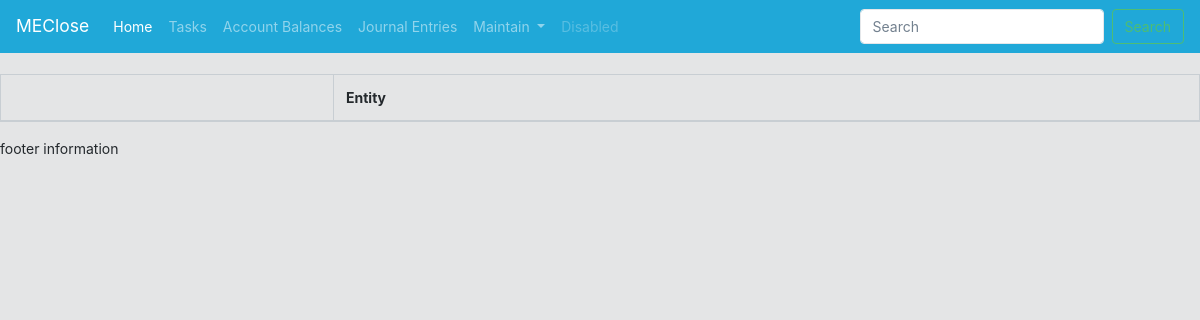
The app's page /ClosePortal/entities/, older data.
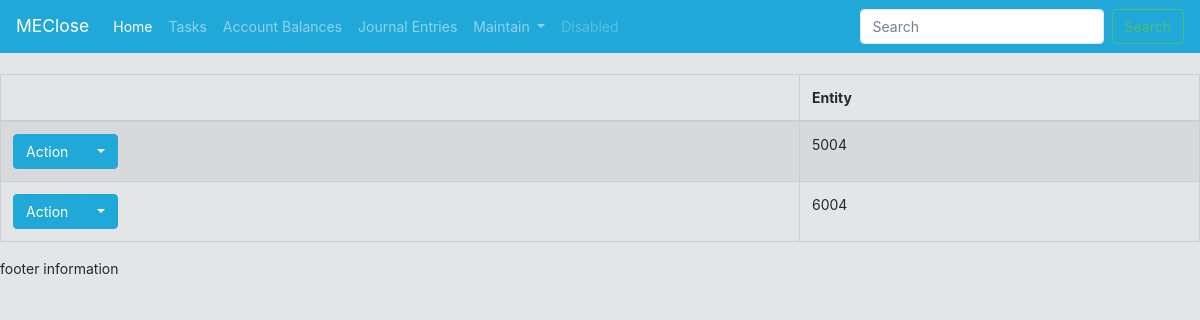
The same page, newer data.
### CloseApplication/models.py (models this page shows, shortened)
class userDefinedEntity(models.Model):
    entity = models.CharField(max_length=200, default="Select Entity")

### CloseApplication/views.py (the view)
# urls.py: path('entities/', views.Entity_List.as_view(), name='entity_list'),
class Entity_List(ListView):
    template_name = 'CloseApplication/entitylist/entitylist_list.html'
    model = userDefinedEntity

### CloseApplication/templates/CloseApplication/entitylist/entitylist_list.html (shortened to what this page needs)
{% extends "CloseApplication/base.html" %}
{% block content %}
<table class ="table table-striped table-bordered table-hover" id="accountRecListTable">
    <thead>
        <tr>
            <th></th>
            <th>Entity</th>
        </tr>
    </thead>
    {% for tableValue in object_list %}
    <tr>
        <td>
            <div class="btn-group">
                <button type="button" class="btn btn-primary">
                Action
                </button>
                <button type="button" class="btn btn-primary dropdown-toggle" data-toggle="dropdown">
                </button>
            </div>
        </td>
        <td>{{ tableValue.entity }}</td>
    </tr>
    {% endfor %}
</table>
{% endblock %}

Row changes from the older to the newer data that the page shows:
added userDefinedEntity: entity "5004"
added userDefinedEntity: entity "6004"
